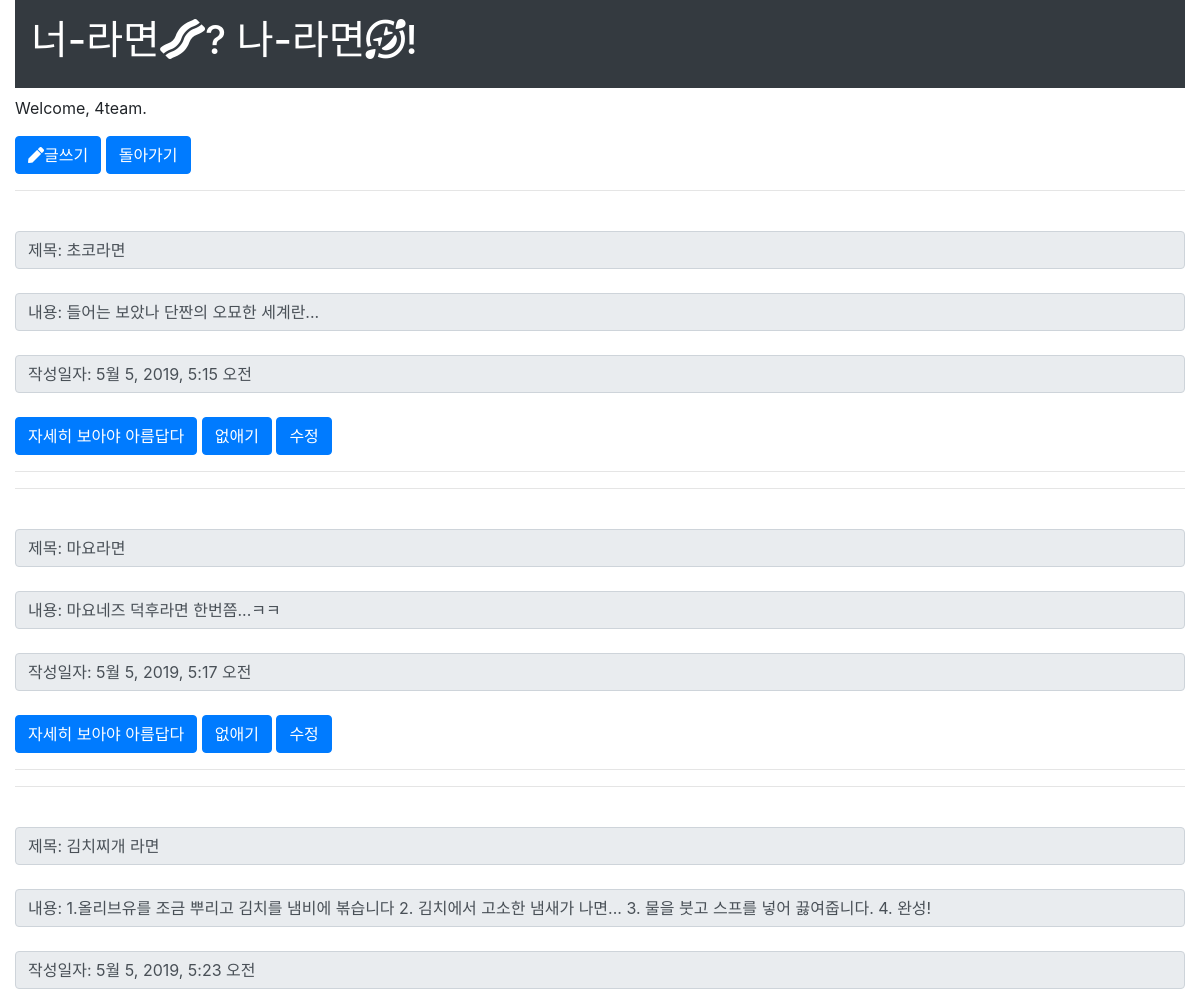
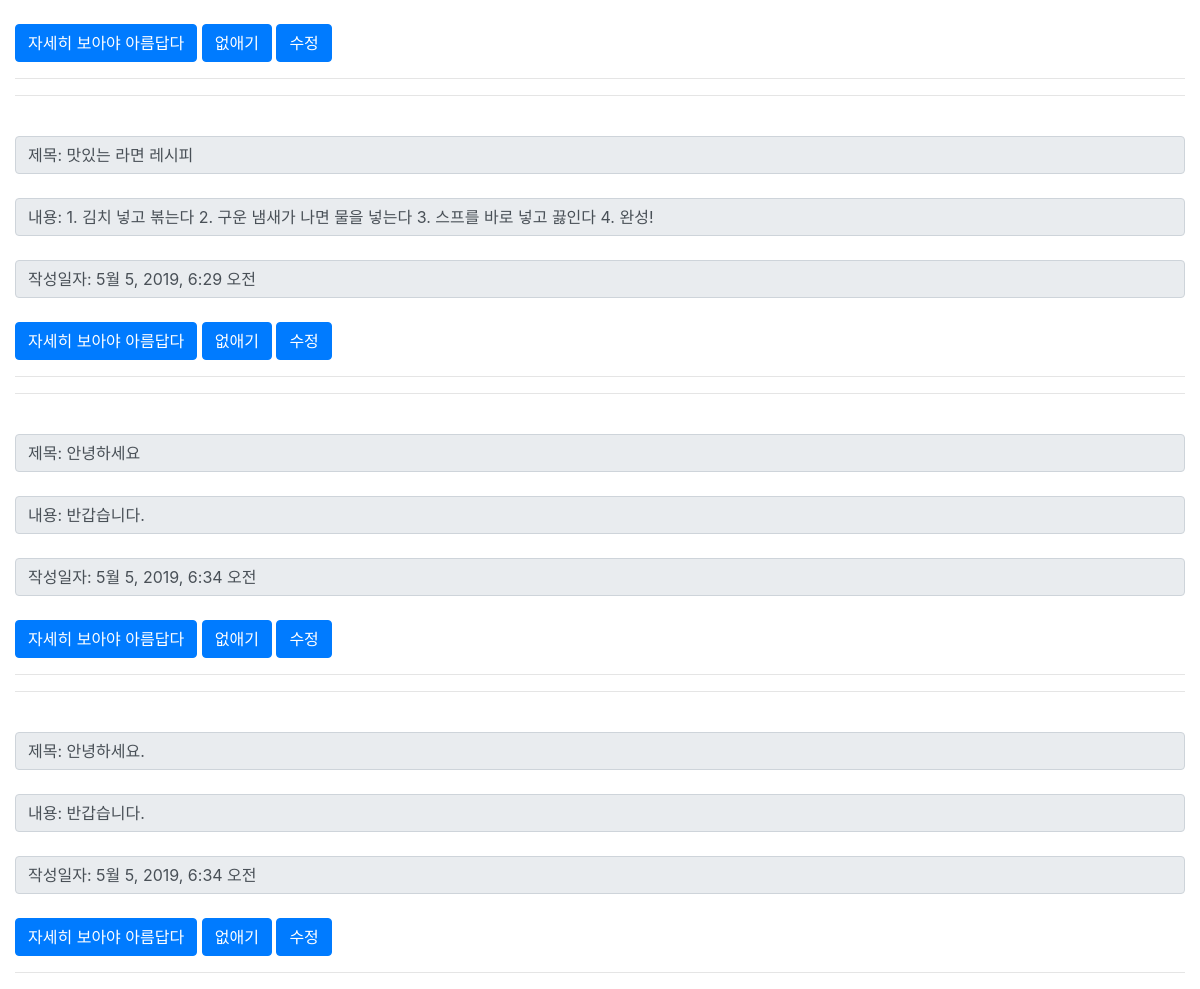
The app's page /home2/ (signed in) with its own data (2 pictures, top to bottom).
### detail/models.py (models this page shows, shortened)
class Detail(models.Model):
    title = models.CharField(max_length = 100)
    pub_date = models.DateTimeField(auto_now_add = True)
    content = models.TextField()

### detail/views.py (the view)
# urls.py: path('home2/', detail.views.home2, name='home2'),
def home2(request):
    ramyuns = Detail.objects
    return render(request, 'home2.html',{'ramyun' :ramyuns})

### detail/templates/home2.html (shortened to what this page needs)
{% load staticfiles %}
<!DOCTYPE html>
<html lang="ko">
<head>
<link rel="stylesheet" href="https://stackpath.bootstrapcdn.com/bootstrap/4.3.1/css/bootstrap.min.css">
<link rel="stylesheet" href="https://use.fontawesome.com/releases/v5.8.1/css/all.css">
</head>
<body>
<div class="container-fluid">
    <div class="p-3 mb-2 bg-dark text-white"><h1>너-라면<i class="fas fa-bacon"></i>? 나-라면<i class="far fa-grin-squint-tears"></i>!</h1></div>
    {% if user.is_authenticated %}
    <p>Welcome, {{ user.username }}. </p>
    {% else %}
    <p>Welcome,  Please log in.</p>
    {% endif %}
    {% if user.is_authenticated %}
   <a class="btn btn-primary" href="{% url 'create' %}" class="text-decoration-none" role="button" > <i class="fas fa-pen"></i>글쓰기</a>
    {% else %}
    <p>
    </p>
    {% endif %}
    <a class="btn btn-primary" href="{% url 'home' %}" role="button">돌아가기</a>
{% block content %}
{% for detail in ramyun.all %}
    <hr>
<br>
    <span class="input-group-text" id="inputGroup-sizing-default">제목: {{detail.title}}<br></span>
<br>
    <span class="input-group-text" id="inputGroup-sizing-default">내용: {{detail.content}}<br></span>
<br>
    <span class="input-group-text" id="inputGroup-sizing-default">작성일자: {{detail.pub_date}}<br></span>
<br>
    <a class="btn btn-primary" href="{% url 'detail' detail.id %}" role="button">자세히 보아야 아름답다</a>
    {% if user.is_authenticated %}
    <a class="btn btn-primary" href="{% url 'remove' detail.id %}" role="button">없애기</a>
    <a class="btn btn-primary" href="{% url 'modify' detail.id %}" role="button">수정</a>
    {% else %}
    <p>
    </p>
    {% endif %}
    <hr>
{% endfor %}
{% endblock %}
</div>
</body>
</html>

### records on screen
Detail: title "초코라면", content "들어는 보았나 단짠의 오묘한 세계란...", pub_date "5월 5, 2019, 5:15 오전"
Detail: title "마요라면", content "마요네즈 덕후라면 한번쯤...ㅋㅋ", pub_date "5월 5, 2019, 5:17 오전"
Detail: title "김치찌개 라면", content "1.올리브유를 조금 뿌리고 김치를 냄비에 볶습니다 2. 김치에서 고소한 냄새가 나면... 3. 물을 붓고 스프를 넣어 끓여줍니다. 4. 완성!", pub_date "5월 5, 2019, 5:23 오전"
Detail: title "맛있는 라면 레시피", content "1. 김치 넣고 볶는다 2. 구운 냄새가 나면 물을 넣는다 3. 스프를 바로 넣고 끓인다 4. 완성!", pub_date "5월 5, 2019, 6:29 오전"
Detail: title "안녕하세요", content "반갑습니다.", pub_date "5월 5, 2019, 6:34 오전"
Detail: title "안녕하세요.", content "반갑습니다.", pub_date "5월 5, 2019, 6:34 오전"

### other values on screen
{{ user.username }} "4team"
